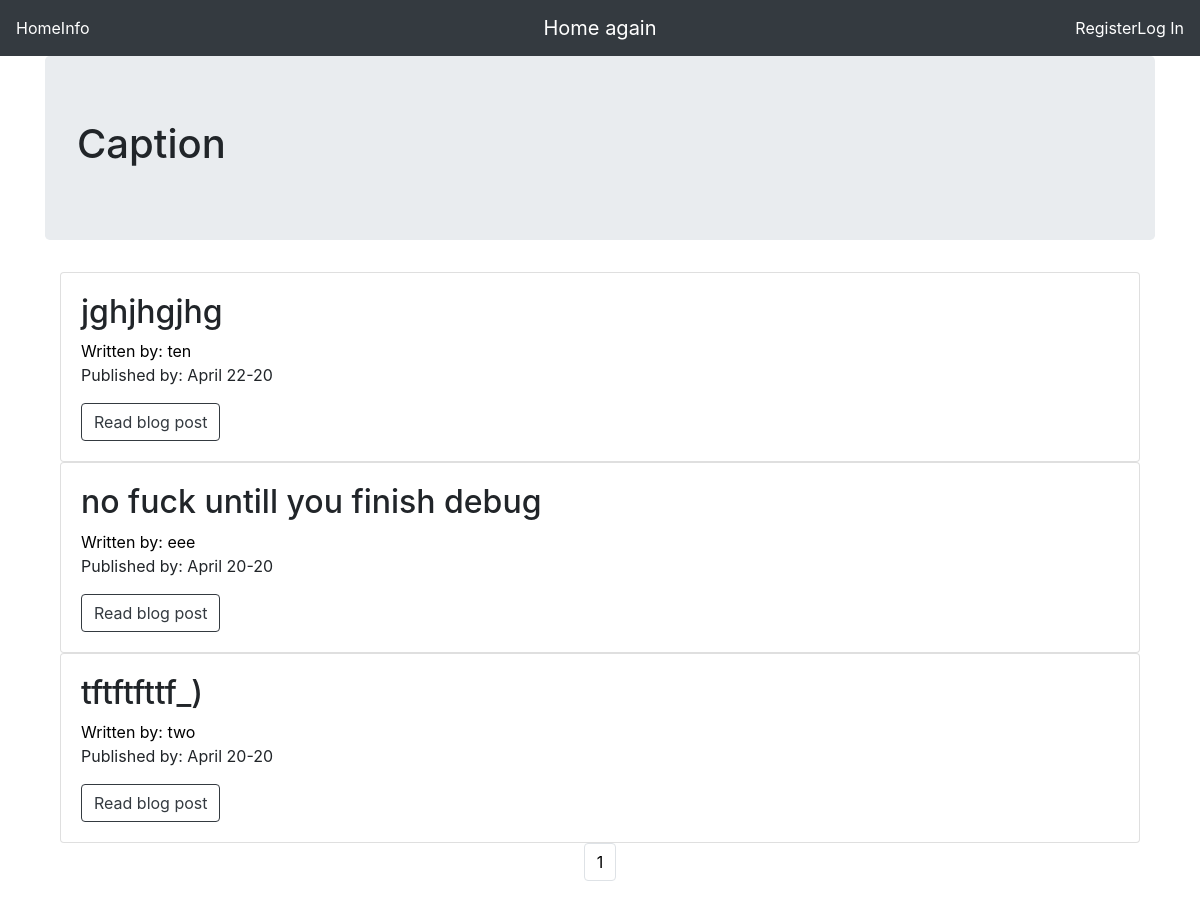
Before: / with the older database file.
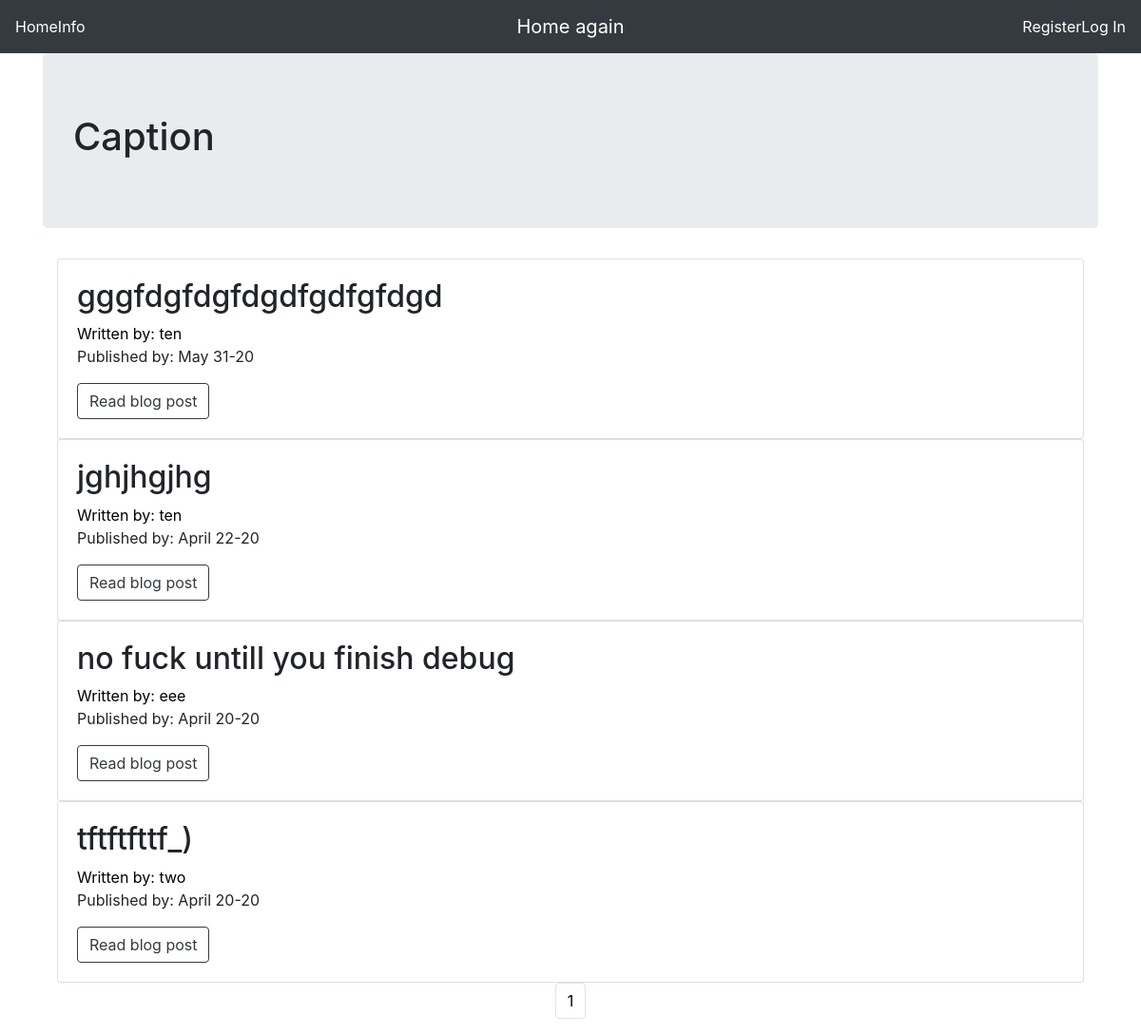
After: the same page with the newer database file.
### blog/models.py (models this page shows, shortened)
class Post(db.Model):
    users = db.relationship(User)
    id = db.Column(db.Integer, primary_key=True)
    user_id = db.Column(db.Integer, db.ForeignKey('users.id'), nullable=False)
    date = db.Column(db.DateTime, nullable=False, default=datetime.utcnow)
    title = db.Column(db.String(140), nullable=False)
    text = db.Column(db.Text, nullable=False)

class User(db.Model, UserMixin):
    __tablename__ = 'users'
    id = db.Column(db.Integer, primary_key=True)
    profile_image = db.Column(db.String(64), nullable=False, default='default2.png')
    email = db.Column(db.String(64), unique=True, index=True)
    username = db.Column(db.String(64), unique=True, index=True)
    password_hash = db.Column(db.String(128))
    posts = db.relationship('Post', backref='author', lazy=True)

### blog/base/views.py (the view)
@base.route('/')
def index():
    page = request.args.get('page', 1, type=int)
    blog_posts = Post.query.order_by(Post.date.desc()).paginate(page=page, per_page=10)
    return render_template('index.html', blog_posts=blog_posts)

### blog/templates/index.html
{% extends "base.html" %}
{% block content %}
    <div class="jumbotron">
        <h1>Caption</h1>
    </div>
    <div class="container">
        {% for post in blog_posts.items %}
            <div class="card">
                <div class="card-body">
                <h2> <a style="color:#000000;" class="card-title" href="{{url_for('blog_posts.read_post', blog_post_id = post.id)}}"></a>{{post.title}}</h2>
                <a style="color:#000000;" href="{{url_for('users.user_posts', username=post.author.username)}}">Written by: {{post.author.username}}</a>
                <p>Published by: {{post.date.strftime('%B %d-%y')}}</p>
                <a  class="btn btn-outline-dark" href="{{url_for('blog_posts.read_post', blog_post_id = post.id)}}">Read blog post</a>
                </div>
            </div>
        {% endfor %}
    </div>
    <nav aria-label="Page Navigation Example">
        <ul class="pagination justify-content-center">
            {% for page_num in blog_posts.iter_pages(left_edge=1,right_edge=1, left_current=1, right_current=2)%}
                {% if blog_posts.page == page_num %}
                    <li class="page-item disabled">
                        <a style="color:#000000;" class="page-link" href="{{url_for('base.index', page=page_num)}}">{{page_num}}</a>
                    </li>
                {% else %}
                     <li class="page-item">
                        <a style="color:#000000;" class="page-link" href="{{url_for('base.index', page=page_num)}}">{{page_num}}</a>
                    </li>
                {% endif %}
            {% endfor %}
        </ul>
    </nav>
{% endblock %}

Changed rows visible on the page:
added Post: title "gggfdgfdgfdgdfgdfgfdgd", author.username "ten", date "May 31-20"
